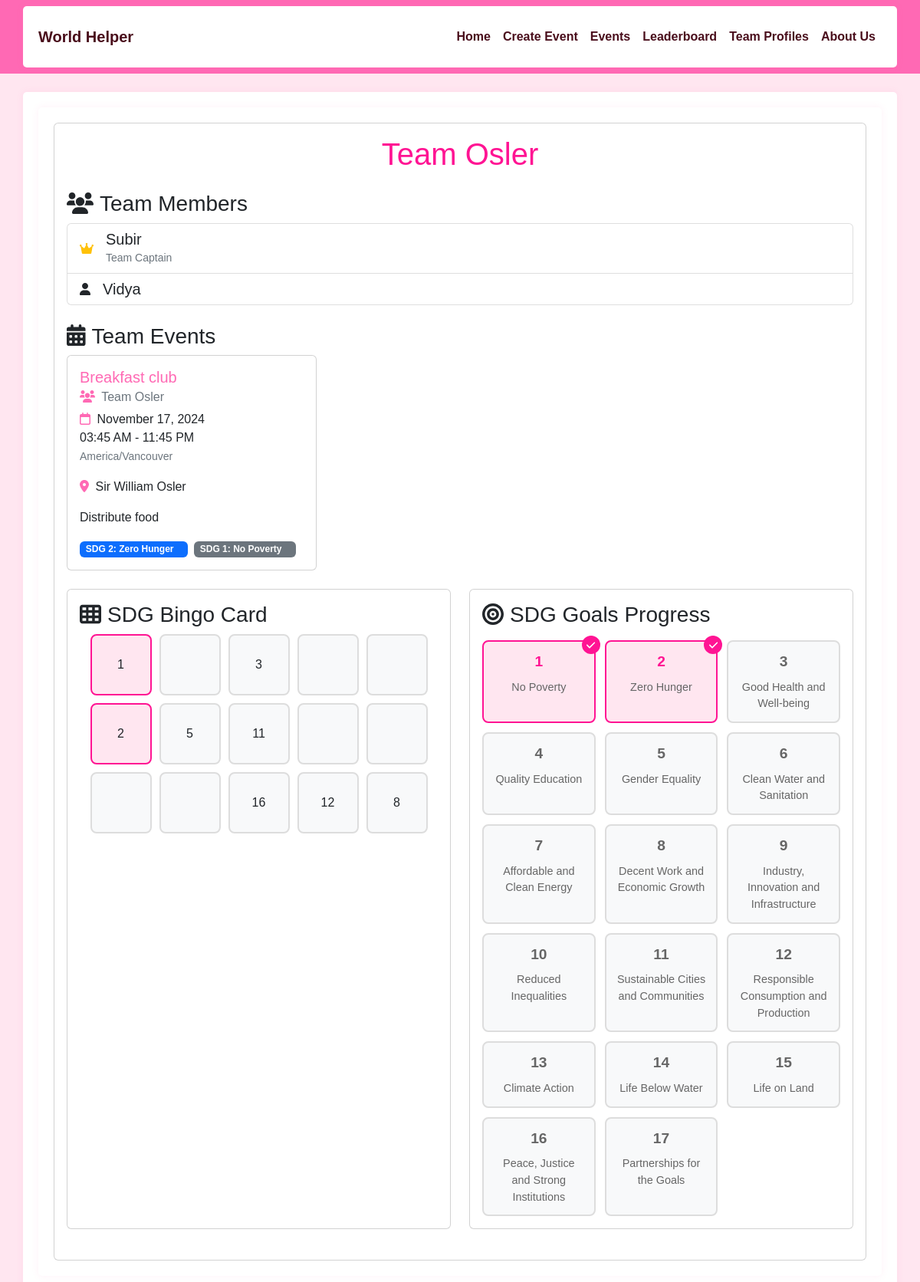
/team/1, run on the app's committed database.
### app/models.py (models this page shows)
class Team(db.Model):
    id = db.Column(db.Integer, primary_key=True)
    team_phrase = db.Column(db.String(100), nullable=False)
    name = db.Column(db.String(64), nullable=False)
    members = db.relationship('TeamMember', backref='team', lazy='dynamic')
    events = db.relationship('Event', backref='team', lazy='dynamic')
    bingo_card = db.relationship('BingoCard', backref='team', uselist=False)

class TeamMember(db.Model):
    id = db.Column(db.Integer, primary_key=True)
    name = db.Column(db.String(64), nullable=False)
    team_id = db.Column(db.Integer, db.ForeignKey('team.id'), nullable=False)
    is_captain = db.Column(db.Boolean, default=False)
    __table_args__ = (
        db.UniqueConstraint('team_id', 'name', name='unique_member_per_team'),
    )

class Event(db.Model):
    id = db.Column(db.Integer, primary_key=True)
    title = db.Column(db.String(100), nullable=False)
    description = db.Column(db.Text(1000))
    start_date = db.Column(db.DateTime, nullable=False)
    end_date = db.Column(db.DateTime, nullable=False)
    timezone = db.Column(db.String(50), nullable=False)
    location = db.Column(db.String(100))
    team_id = db.Column(db.Integer, db.ForeignKey('team.id'), nullable=False)
    sdg_goals = db.Column(JSONType)
    created_at = db.Column(db.DateTime, default=datetime.utcnow)

### app/main/routes.py (the view)
@bp.route('/team/<int:team_id>')
def team(team_id):
    team = Team.query.get_or_404(team_id)
    events = team.events.order_by(Event.start_date.desc()).all()
    bingo_card = BingoCard.query.filter_by(team_id=team_id).first()
    team_sdg_goals = set()
    for event in events:
        if event.sdg_goals and 'goals' in event.sdg_goals:
            team_sdg_goals.update(event.sdg_goals['goals'])
    all_sdg_goals = [
        {
            'number': i,
            'description': SDG_DESCRIPTIONS[i],
            'achieved': i in team_sdg_goals
        } for i in range(1, 18)
    ]
    return render_template('team.html',
                         team=team,
                         events=events,
                         bingo_card=bingo_card,
                         sdg_descriptions=SDG_DESCRIPTIONS,
                         all_sdg_goals=all_sdg_goals)

### app/main/routes.py (called while the page is built)
@bp.context_processor
def utility_processor():
    return dict(SDG_DESCRIPTIONS=SDG_DESCRIPTIONS)

### app/models.py (called while the page is built)
    def process_result_value(self, value, dialect):
        if value is None:
            return None
        return json.loads(value)

### app/templates/team.html (shortened to what this page needs)
{% extends "base.html" %}
{% block content %}
<div class="container">
    <div class="card">
        <div class="card-body">
            <h1 class="card-title text-center mb-4">{{ team.name }}</h1>
            <div class="mb-4">
                <h3><i class="fas fa-users me-2"></i>Team Members</h3>
                <div class="list-group">
                    {% for member in team.members %}
                    <div class="list-group-item">
                        <div class="d-flex align-items-center">
                            <i class="fas {% if member.is_captain %}fa-crown text-warning{% else %}fa-user{% endif %} me-3"></i>
                            <div>
                                <h5 class="mb-0">{{ member.name }}</h5>
                                {% if member.is_captain %}
                                <small class="text-muted">Team Captain</small>
                                {% endif %}
                            </div>
                        </div>
                    </div>
                    {% endfor %}
                </div>
            </div>
            <div class="mb-4">
                <h3><i class="fas fa-calendar-alt me-2"></i>Team Events</h3>
                {% if events %}
                <div class="row row-cols-1 row-cols-md-2 row-cols-lg-3 g-4">
                    {% for event in events %}
                    <div class="col">
                        <div class="card h-100">
                            <div class="card-body">
                                <h5 class="card-title" style="color: #FF69B4;">{{ event.title }}</h5>
                                <h6 class="card-subtitle mb-2 text-muted">
                                    <i class="fas fa-users me-1" style="color: #FF69B4;"></i>
                                    {{ event.team.name }}
                                </h6>
                                <p class="card-text">
                                    <i class="far fa-calendar me-1" style="color: #FF69B4;"></i>
                                    {% if event.start_date.date() == event.end_date.date() %}
                                        {{ event.start_date.strftime('%B %d, %Y') }}<br>
                                        {{ event.start_date.strftime('%I:%M %p') }} - {{ event.end_date.strftime('%I:%M %p') }}
                                    {% else %}
                                        {{ event.start_date.strftime('%B %d, %Y %I:%M %p') }} -<br>
                                        {{ event.end_date.strftime('%B %d, %Y %I:%M %p') }}
                                    {% endif %}
                                    <br>
                                    <small class="text-muted">{{ event.timezone }}</small>
                                </p>
                                {% if event.location %}
                                <p class="card-text">
                                    <i class="fas fa-map-marker-alt me-1" style="color: #FF69B4;"></i>
                                    {{ event.location }}
                                </p>
                                {% endif %}
                                {% if event.description %}
                                <p class="card-text">{{ event.description }}</p>
                                {% endif %}
                                {% if event.sdg_goals %}
                                <div class="mt-2">
                                    {% for goal in event.sdg_goals.goals %}
                                    <span class="badge {% if goal == event.sdg_goals.primary %}bg-primary{% else %}bg-secondary{% endif %} me-1">
                                        SDG {{ goal }}: {{ sdg_descriptions[goal] }}
                                    </span>
                                    {% endfor %}
                                </div>
                                {% endif %}
                            </div>
                        </div>
                    </div>
                    {% endfor %}
                </div>
                {% else %}
                <p class="text-muted">No events created yet.</p>
                {% endif %}
            </div>
            <div class="row mb-4">
                <div class="col-md-6">
                    <div class="card h-100">
                        <div class="card-body">
                            <h3><i class="fas fa-th me-2"></i>SDG Bingo Card</h3>
                            {% if bingo_card %}
                                <div class="bingo-grid">
                                    {% for row in bingo_card.card_numbers %}
                                        <div class="bingo-row">
                                            {% for number in row %}
                                                <div class="bingo-cell {% if number and number in bingo_card.marked_numbers %}marked{% endif %}">
                                                    {% if number %}
                                                        {{ number }}
                                                    {% endif %}
                                                </div>
                                            {% endfor %}
                                        </div>
                                    {% endfor %}
                                </div>
                            {% else %}
                                <p class="text-muted">No bingo card available.</p>
                            {% endif %}
                        </div>
                    </div>
                </div>
                <div class="col-md-6">
                    <div class="card h-100">
                        <div class="card-body">
                            <h3><i class="fas fa-bullseye me-2"></i>SDG Goals Progress</h3>
                            <div class="sdg-goals-grid">
                                {% for goal in all_sdg_goals %}
                                <div class="sdg-goal-card {% if goal.achieved %}achieved{% endif %}">
                                    <div class="sdg-goal-number">{{ goal.number }}</div>
                                    <div class="sdg-goal-description">{{ goal.description }}</div>
                                    {% if goal.achieved %}
                                    <div class="sdg-goal-badge">
                                        <i class="fas fa-check"></i>
                                    </div>
                                    {% endif %}
                                </div>
                                {% endfor %}
                            </div>
                        </div>
                    </div>
                </div>
            </div>
        </div>
    </div>
</div>
{% endblock %}

### app/static/css/custom.css (style rules this page uses)
:root { --pink-primary: #FF1493; --pink-secondary: #FF69B4; --pink-light: #FFE6F0; --pink-border: #FFCCE6; --pink-hover: #FF1493; --pink-dark: #4a0e1c; }
body { font-family: 'Arial', sans-serif; background-color: var(--pink-light); }
.container { background-color: #ffffff; border-radius: 5px; padding: 20px; box-shadow: 0 0 10px rgba(255, 105, 180, 0.1); }
h1, .world-helper-title { color: var(--pink-primary); margin-bottom: 20px; }
.badge { position: relative; padding-right: 1.5em; }
.bingo-grid { display: flex; flex-direction: column; gap: 10px; }
.bingo-row { display: flex; gap: 10px; justify-content: center; }
.bingo-cell { width: 80px; height: 80px; border: 2px solid #ddd; border-radius: 8px; display: flex; align-items: center; justify-content: center; position: relative; background: #f8f9fa; transition: all 0.3s ease; }
.bingo-cell.marked { background: var(--pink-light); border-color: var(--pink-primary); }
.sdg-goals-grid { display: grid; grid-template-columns: repeat(auto-fill, minmax(140px, 1fr)); gap: 0.75rem; margin-top: 1rem; }
.sdg-goal-card { position: relative; padding: 0.75rem; border: 2px solid #ddd; border-radius: 8px; background: #f8f9fa; transition: all 0.3s ease; display: flex; flex-direction: column; align-items: center; text-align: center; font-size: 0.9rem; }
.sdg-goal-card.achieved { border-color: var(--pink-primary); background: var(--pink-light); }
.sdg-goal-number { font-size: 1.2rem; font-weight: bold; color: #666; margin-bottom: 0.5rem; }
.sdg-goal-card.achieved .sdg-goal-number { color: var(--pink-primary); }
.sdg-goal-description { font-size: 0.9rem; color: #666; }
.sdg-goal-badge { position: absolute; top: -8px; right: -8px; background: var(--pink-primary); color: white; width: 24px; height: 24px; border-radius: 50%; display: flex; align-items: center; justify-content: center; font-size: 0.8rem; }

### data on the page
Team: name "Team Osler"
TeamMember: is_captain True (drawn), name "Subir"
TeamMember: is_captain False (drawn), name "Vidya"
Event: title "Breakfast club", team.name "Team Osler", start_date "November 17, 2024", start_date "03:45 AM", end_date "11:45 PM", timezone "America/Vancouver", location "Sir William Osler", description "Distribute food", goals "2" "1", sdg_descriptions "Zero Hunger" "No Poverty"

### other printed values
{{ number }} "1" "3" "2" "5" "11" "16" "12" "8"
{{ goal.number }} "1" "2" "3" "4" "5" "6" "7" "8" "9" "10" "11" "12" "13" "14" "15" "16" "17"
{{ goal.description }} "No Poverty" "Zero Hunger" "Good Health and Well-being" "Quality Education" "Gender Equality" "Clean Water and Sanitation" "Affordable and Clean Energy" "Decent Work and Economic Growth" "Industry, Innovation and Infrastructure" "Reduced Inequalities" "Sustainable Cities and Communities" "Responsible Consumption and Production" "Climate Action" "Life Below Water" "Life on Land" "Peace, Justice and Strong Institutions" "Partnerships for the Goals"
